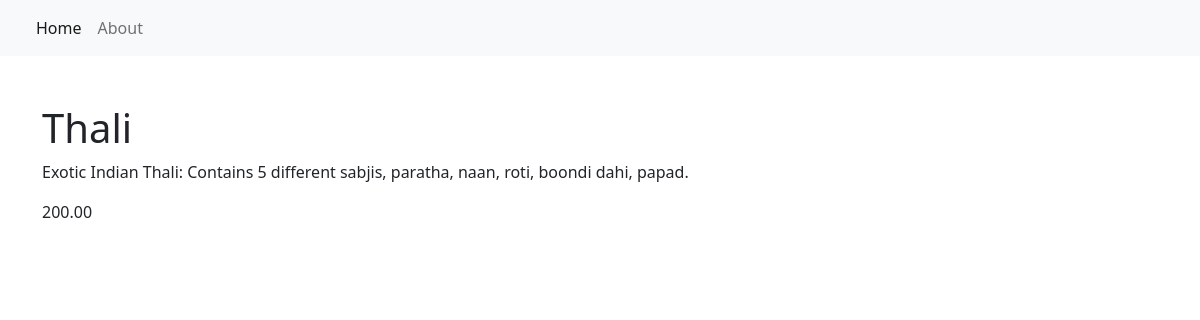
Screenshot of /item/1/ with the database file from the repository.
### restaurant_menu/models.py (models this page shows, shortened)
class Item(models.Model):
    meal = models.CharField(max_length=1000, unique=True)
    description = models.CharField(max_length=2000)
    price = models.DecimalField(max_digits=10, decimal_places=2)
    meal_type = models.CharField(max_length=2000, choices=MEAL_TYPE)
    author = models.ForeignKey(User, on_delete=models.PROTECT) # or models.CASCADE or models.set_null
    status = models.IntegerField(choices=STATUS, default=0)
    date_created = models.DateTimeField(auto_now_add=True)
    date_updated = models.DateTimeField(auto_now=True)

### restaurant_menu/views.py (the view)
# urls.py: path('item/<int:pk>/', views.MenuItemDetail.as_view(), name="menu_item"),
class MenuItemDetail(generic.DetailView):
    model = Item
    template_name = "menu_item_detail.html"

### restaurant_menu/templates/menu_item_detail.html
{% extends 'base.html' %}
{% block content %}
    <div class="container">
        <h1 class="pt-5">{{ item.meal }}</h1>
        <p>{{ item.description }}</p>
        <p>{{ item.price }}</p>
    </div>
{% endblock content %}

### rows the page displays
Item: meal "Thali", description "Exotic Indian Thali: Contains 5 different sabjis, paratha, naan, roti, boondi dahi, papad.", price "200.00"
